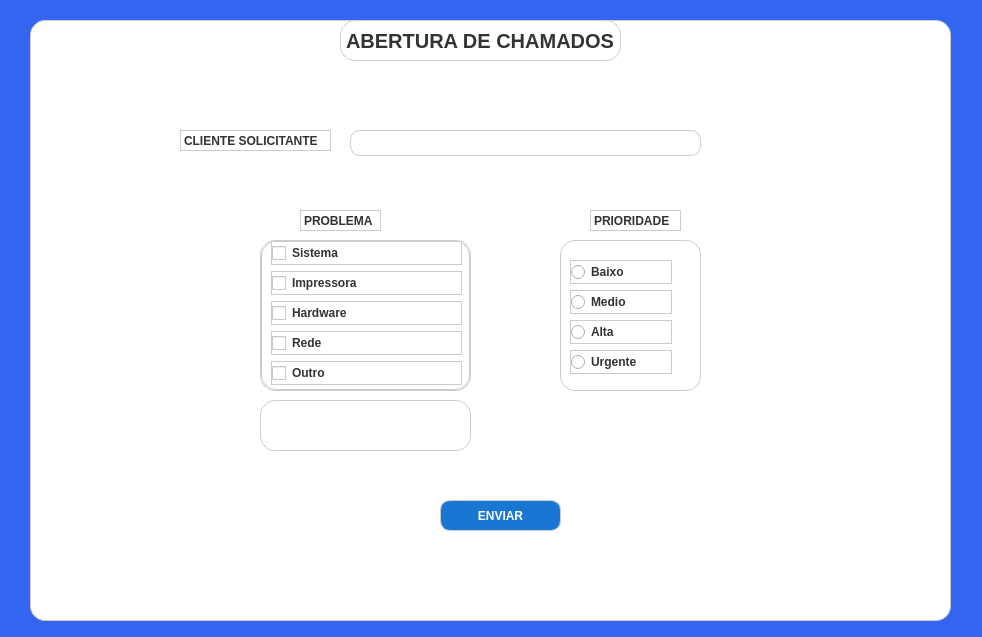
<?xml version="1.0" encoding="UTF-8"?>
<ui version="4.0">
 <class>UserWindow</class>
 <widget class="QDialog" name="UserWindow">
  <property name="geometry">
   <rect>
    <x>0</x>
    <y>0</y>
    <width>982</width>
    <height>637</height>
   </rect>
  </property>
  <property name="windowTitle">
   <string>Dialog</string>
  </property>
  <property name="styleSheet">
   <string notr="true">background-color: #3465f0;</string>
  </property>
  <widget class="QFrame" name="frameChamado">
   <property name="geometry">
    <rect>
     <x>30</x>
     <y>20</y>
     <width>921</width>
     <height>601</height>
    </rect>
   </property>
   <property name="minimumSize">
    <size>
     <width>400</width>
     <height>400</height>
    </size>
   </property>
   <property name="sizeIncrement">
    <size>
     <width>0</width>
     <height>0</height>
    </size>
   </property>
   <property name="styleSheet">
    <string notr="true">background-color: #ffffff;
border-radius: 15px;
border: 1px solid #cccccc;
box-shadow: 2px 2px 10px rgba(0, 0, 0, 0.25);
</string>
   </property>
   <property name="frameShape">
    <enum>QFrame::Shape::StyledPanel</enum>
   </property>
   <property name="frameShadow">
    <enum>QFrame::Shadow::Raised</enum>
   </property>
   <widget class="QLabel" name="label">
    <property name="geometry">
     <rect>
      <x>310</x>
      <y>0</y>
      <width>281</width>
      <height>41</height>
     </rect>
    </property>
    <property name="font">
     <font>
      <family>Arimo</family>
      <pointsize>15</pointsize>
      <bold>true</bold>
     </font>
    </property>
    <property name="styleSheet">
     <string notr="true">color: #333333;
font-weight: bold;
</string>
    </property>
    <property name="text">
     <string>ABERTURA DE CHAMADOS</string>
    </property>
   </widget>
   <widget class="QLabel" name="label_2">
    <property name="geometry">
     <rect>
      <x>150</x>
      <y>110</y>
      <width>151</width>
      <height>21</height>
     </rect>
    </property>
    <property name="styleSheet">
     <string notr="true">color: #333333;
font-weight: bold;
</string>
    </property>
    <property name="text">
     <string>CLIENTE SOLICITANTE</string>
    </property>
   </widget>
   <widget class="QLabel" name="label_3">
    <property name="geometry">
     <rect>
      <x>270</x>
      <y>190</y>
      <width>81</width>
      <height>21</height>
     </rect>
    </property>
    <property name="styleSheet">
     <string notr="true">color: #333333;
font-weight: bold;
</string>
    </property>
    <property name="text">
     <string>PROBLEMA</string>
    </property>
   </widget>
   <widget class="QLabel" name="label_4">
    <property name="geometry">
     <rect>
      <x>560</x>
      <y>190</y>
      <width>91</width>
      <height>21</height>
     </rect>
    </property>
    <property name="styleSheet">
     <string notr="true">color: #333333;
font-weight: bold;
</string>
    </property>
    <property name="text">
     <string>PRIORIDADE</string>
    </property>
   </widget>
   <widget class="QLineEdit" name="lineEdit">
    <property name="geometry">
     <rect>
      <x>320</x>
      <y>110</y>
      <width>351</width>
      <height>26</height>
     </rect>
    </property>
    <property name="styleSheet">
     <string notr="true">QLineEdit {
    border: 1px solid #ccc;
    border-radius: 10px;
    padding: 5px;
    background-color: #ffffff;
    color: #222222;
}
</string>
    </property>
   </widget>
   <widget class="QGroupBox" name="groupBoxPrioridade">
    <property name="enabled">
     <bool>true</bool>
    </property>
    <property name="geometry">
     <rect>
      <x>530</x>
      <y>220</y>
      <width>141</width>
      <height>151</height>
     </rect>
    </property>
    <property name="styleSheet">
     <string notr="true">background-color: #ffffff;
border-radius: 15px;
border: 1px solid #cccccc;
box-shadow: 2px 2px 10px rgba(0, 0, 0, 0.25);
</string>
    </property>
    <property name="title">
     <string/>
    </property>
    <widget class="QRadioButton" name="radioButtonBaixo">
     <property name="geometry">
      <rect>
       <x>10</x>
       <y>20</y>
       <width>102</width>
       <height>24</height>
      </rect>
     </property>
     <property name="styleSheet">
      <string notr="true">color: #333333;
font-weight: bold;

</string>
     </property>
     <property name="text">
      <string>Baixo</string>
     </property>
    </widget>
    <widget class="QRadioButton" name="radioButtonMedio">
     <property name="geometry">
      <rect>
       <x>10</x>
       <y>50</y>
       <width>102</width>
       <height>24</height>
      </rect>
     </property>
     <property name="styleSheet">
      <string notr="true">color: #333333;
font-weight: bold;</string>
     </property>
     <property name="text">
      <string>Medio</string>
     </property>
    </widget>
    <widget class="QRadioButton" name="radioButtonUrgente">
     <property name="geometry">
      <rect>
       <x>10</x>
       <y>110</y>
       <width>102</width>
       <height>24</height>
      </rect>
     </property>
     <property name="styleSheet">
      <string notr="true">color: #333333;
font-weight: bold;
</string>
     </property>
     <property name="text">
      <string>Urgente</string>
     </property>
    </widget>
    <widget class="QRadioButton" name="radioButtonAlta">
     <property name="geometry">
      <rect>
       <x>10</x>
       <y>80</y>
       <width>102</width>
       <height>24</height>
      </rect>
     </property>
     <property name="styleSheet">
      <string notr="true">color: #333333;
font-weight: bold;</string>
     </property>
     <property name="text">
      <string>Alta</string>
     </property>
    </widget>
   </widget>
   <widget class="QScrollArea" name="scrollAreaProblema">
    <property name="geometry">
     <rect>
      <x>230</x>
      <y>220</y>
      <width>211</width>
      <height>151</height>
     </rect>
    </property>
    <property name="styleSheet">
     <string notr="true">background-color: #ffffff;
border-radius: 15px;
border: 1px solid #cccccc;
box-shadow: 2px 2px 10px rgba(0, 0, 0, 0.25);
</string>
    </property>
    <property name="widgetResizable">
     <bool>true</bool>
    </property>
    <widget class="QWidget" name="scrollAreaWidgetContents">
     <property name="geometry">
      <rect>
       <x>0</x>
       <y>0</y>
       <width>209</width>
       <height>149</height>
      </rect>
     </property>
     <widget class="QCheckBox" name="checkBoxSistema">
      <property name="geometry">
       <rect>
        <x>10</x>
        <y>0</y>
        <width>191</width>
        <height>24</height>
       </rect>
      </property>
      <property name="styleSheet">
       <string notr="true">color: #333333;
font-weight: bold;
</string>
      </property>
      <property name="text">
       <string>Sistema</string>
      </property>
     </widget>
     <widget class="QCheckBox" name="checkBoxImpressora">
      <property name="geometry">
       <rect>
        <x>10</x>
        <y>30</y>
        <width>191</width>
        <height>24</height>
       </rect>
      </property>
      <property name="styleSheet">
       <string notr="true">color: #333333;
font-weight: bold;
</string>
      </property>
      <property name="text">
       <string>Impressora</string>
      </property>
     </widget>
     <widget class="QCheckBox" name="checkBoxHardware">
      <property name="geometry">
       <rect>
        <x>10</x>
        <y>60</y>
        <width>191</width>
        <height>24</height>
       </rect>
      </property>
      <property name="styleSheet">
       <string notr="true">color: #333333;
font-weight: bold;
</string>
      </property>
      <property name="text">
       <string>Hardware</string>
      </property>
     </widget>
     <widget class="QCheckBox" name="checkBoxRede">
      <property name="geometry">
       <rect>
        <x>10</x>
        <y>90</y>
        <width>191</width>
        <height>24</height>
       </rect>
      </property>
      <property name="styleSheet">
       <string notr="true">color: #333333;
font-weight: bold;
</string>
      </property>
      <property name="text">
       <string>Rede</string>
      </property>
     </widget>
     <widget class="QCheckBox" name="checkBoxOutro">
      <property name="geometry">
       <rect>
        <x>10</x>
        <y>120</y>
        <width>191</width>
        <height>24</height>
       </rect>
      </property>
      <property name="styleSheet">
       <string notr="true">color: #333333;
font-weight: bold;
</string>
      </property>
      <property name="text">
       <string>Outro</string>
      </property>
     </widget>
    </widget>
   </widget>
   <widget class="QPushButton" name="pushButton">
    <property name="geometry">
     <rect>
      <x>410</x>
      <y>480</y>
      <width>121</width>
      <height>31</height>
     </rect>
    </property>
    <property name="styleSheet">
     <string notr="true">QPushButton {
  background-color: #1976D2;
  color: white;
  border-radius: 10px;
  font-weight: bold;
}
QPushButton:hover {
  background-color: #1565C0;
}
</string>
    </property>
    <property name="text">
     <string>ENVIAR</string>
    </property>
   </widget>
   <widget class="QLineEdit" name="lineEditOutro">
    <property name="enabled">
     <bool>false</bool>
    </property>
    <property name="geometry">
     <rect>
      <x>230</x>
      <y>380</y>
      <width>211</width>
      <height>51</height>
     </rect>
    </property>
   </widget>
  </widget>
 </widget>
 <resources/>
 <connections/>
</ui>
